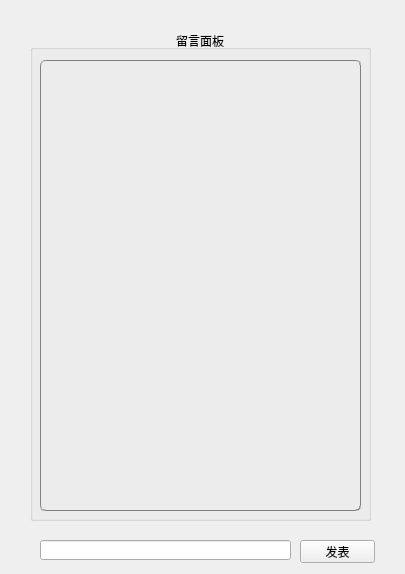
<?xml version="1.0" encoding="UTF-8"?>
<ui version="4.0">
 <class>mianban</class>
 <widget class="QWidget" name="mianban">
  <property name="geometry">
   <rect>
    <x>0</x>
    <y>0</y>
    <width>405</width>
    <height>574</height>
   </rect>
  </property>
  <property name="minimumSize">
   <size>
    <width>405</width>
    <height>574</height>
   </size>
  </property>
  <property name="maximumSize">
   <size>
    <width>405</width>
    <height>574</height>
   </size>
  </property>
  <property name="windowTitle">
   <string>留言</string>
  </property>
  <widget class="QGroupBox" name="groupBox">
   <property name="geometry">
    <rect>
     <x>30</x>
     <y>30</y>
     <width>341</width>
     <height>491</height>
    </rect>
   </property>
   <property name="layoutDirection">
    <enum>Qt::LeftToRight</enum>
   </property>
   <property name="title">
    <string>留言面板</string>
   </property>
   <property name="alignment">
    <set>Qt::AlignCenter</set>
   </property>
   <widget class="QTextEdit" name="textEdit">
    <property name="geometry">
     <rect>
      <x>10</x>
      <y>30</y>
      <width>321</width>
      <height>451</height>
     </rect>
    </property>
    <property name="styleSheet">
     <string notr="true">background-color:rgba(0,0,0,0);border:1px groove gray;border-radius:5px;padding:2px 4px;</string>
    </property>
    <property name="readOnly">
     <bool>true</bool>
    </property>
   </widget>
  </widget>
  <widget class="QPushButton" name="pushButton">
   <property name="geometry">
    <rect>
     <x>300</x>
     <y>540</y>
     <width>75</width>
     <height>23</height>
    </rect>
   </property>
   <property name="text">
    <string>发表</string>
   </property>
  </widget>
  <widget class="QLineEdit" name="lineEdit">
   <property name="geometry">
    <rect>
     <x>40</x>
     <y>540</y>
     <width>251</width>
     <height>20</height>
    </rect>
   </property>
  </widget>
 </widget>
 <resources/>
 <connections/>
</ui>
